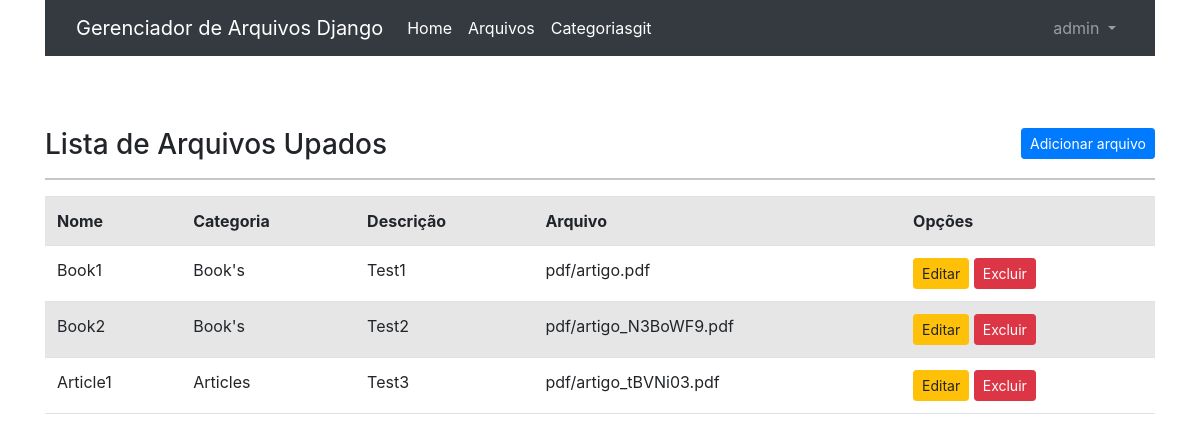
/listar/arquivos (signed in), run on an earlier commit of the app's database.
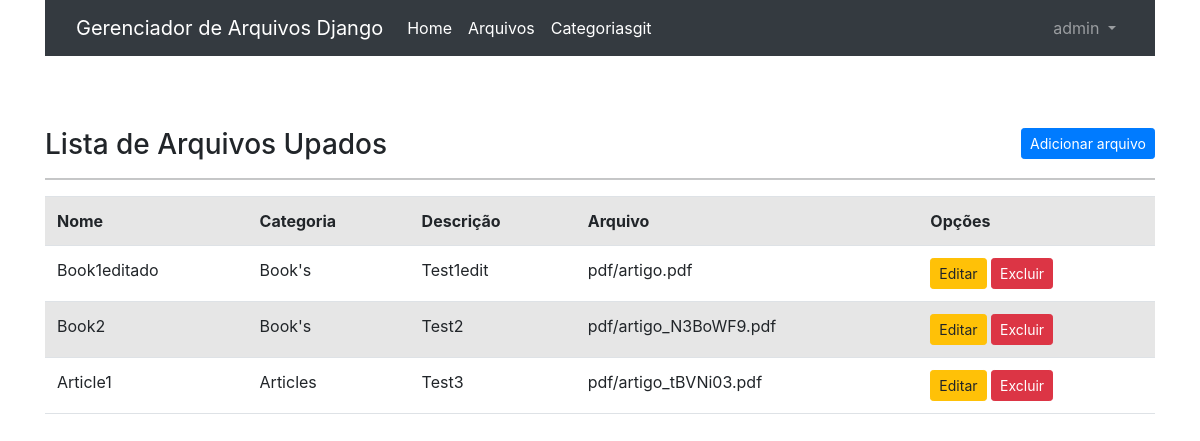
And on a later commit of the database.
### materiais/models.py (models this page shows, shortened)
class Arquivo(models.Model):
    nome = models.CharField(max_length=50)
    descricao = models.TextField(verbose_name="Descrição")
    created_at = models.DateTimeField(auto_now_add=True)
    arquivo = models.FileField(upload_to='pdf/')
    categoria = models.ForeignKey(
        'Categoria', on_delete=models.SET_NULL, null=True, blank=True)

class Categoria(models.Model):
    nome = models.CharField(max_length=50, unique=True)
    class Meta:
        ordering = ('nome',)
    def __str__(self):
        return self.nome

### materiais/views.py (the view)
# urls.py: path('listar/arquivos', ArquivoList.as_view(), name='listar-arquivos'),
class ArquivoList(LoginRequiredMixin, ListView):
    login_url = reverse_lazy('login')
    model = Arquivo
    template_name = 'materiais/listas/arquivo.html'

### materiais/templates/materiais/listas/arquivo.html (shortened to what this page needs)
{% extends 'paginas/base.html' %}
{% load static %}
{% block content %}
<h3>
    Lista de Arquivos Upados
    <a href="{% url 'upar-arquivo' %}" class="btn btn-primary btn-sm float-right">Adicionar arquivo</a>
</h3>
<hr>
<div class="table-responsive">
    <table class="table table-striped">
        <tr>
            <th>Nome</th>
            <th>Categoria</th>
            <th>Descrição</th>
            <th>Arquivo</th>
            <th>Opções</th>
        </tr>
        {% for arquivo in object_list.filter %}
        <tr>
            {% if arquivo.categoria_id %}
            <td>{{ arquivo.nome }}</td>
            <td>{{ arquivo.categoria }}</td>
            <td>{{ arquivo.descricao }}</td>
            <td>{{ arquivo.arquivo }}</td>
            <td>
                <a href="{% url 'editar-arquivo' arquivo.pk %}" class="btn btn-warning btn-sm">Editar
                </a>
                <a href="{% url 'excluir-arquivo' arquivo.pk %}" class="btn btn-danger btn-sm">Excluir
                </a>
            </td>
            {% endif %}
        </tr>
        {% empty %}
        <tr>
            <td colspan="3">Nenhum arquivo upado.</td>
        </tr>
        {% endfor %}
    </table>
</div>
{% endblock %}

What changed in the data, as far as the page shows it:
changed Arquivo "pdf/artigo.pdf": nome "Book1" → "Book1editado"; descricao "Test1" → "Test1edit"
